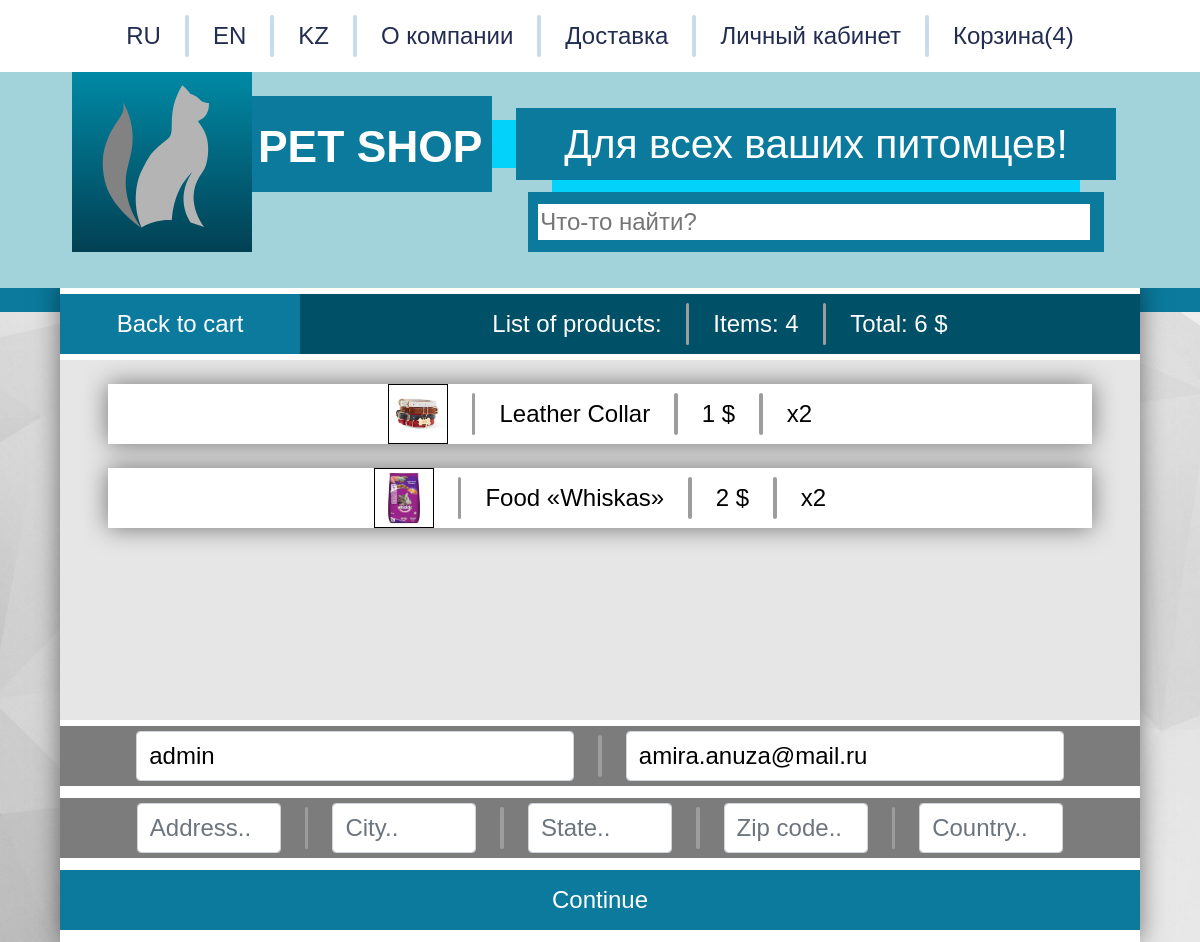
Screenshot of /checkout/ (signed in) with the database file from the repository.
### petshop1/apps/petshop/models.py (models this page shows, shortened)
class Order(models.Model):
    customer = models.ForeignKey(Customer, on_delete=models.SET_NULL, blank=True, null=True)
    date_ordered = models.DateTimeField(auto_now_add=True)
    complete = models.BooleanField(default=False)
    transaction_id = models.CharField(max_length=100, null=True)
    @property
    def get_cart_total(self):
        orderitems = self.orderitem_set.all()
        total = sum([item.get_total for item in orderitems])
        return total
    @property
    def get_cart_items(self):
        orderitems = self.orderitem_set.all()
        total = sum([item.quantity for item in orderitems])
        return total

class OrderItem(models.Model):
    product = models.ForeignKey(Product, on_delete=models.SET_NULL, blank=True, null=True)
    order = models.ForeignKey(Order, on_delete=models.SET_NULL, blank=True, null=True)
    quantity = models.IntegerField(default=0, null=True, blank=True)
    date_added = models.DateTimeField(auto_now_add=True)
    @property
    def get_total(self):
        total = self.product.price * self.quantity
        return total

class Product(models.Model):
    choicesavail = (
        ('Yes', 'Yes'),
        ('In other city', 'In other city'),
        ('Expected', 'Expected'),
    )
    name = models.CharField('name of product', max_length=50)
    image = models.ImageField('url for picture of product', null=True, blank=True)
    description = models.TextField('description of product')
    rating = models.IntegerField('rating', default=0, validators=[MaxValueValidator(5), MinValueValidator(0)])
    price = models.IntegerField('price', default=0, validators=[MinValueValidator(0)])
    brand = models.ForeignKey(Brand, on_delete=models.CASCADE)
    animal = models.ForeignKey(Animal, on_delete=models.CASCADE)
    classification = models.ForeignKey(Classification, on_delete=models.CASCADE)
    availability = models.CharField('availability of product', max_length=20, choices=choicesavail)
    novelty = models.DateTimeField(auto_now_add=True)
    path3D = models.CharField('path dor 3D', max_length=50, null=True, blank=True)
    @property
    def imageURL(self):
        try:
            url = self.image.url
        except:
            url = ''
        return url
    class Meta:
        verbose_name_plural = "products"

### petshop1/apps/petshop/views.py (the view)
# urls.py: path('checkout/', views.checkout, name='checkout'),
def checkout(request):
    if request.user.is_authenticated:
        customer = request.user.customer
        order, created = Order.objects.get_or_create(customer=customer, complete=False)
        items = order.orderitem_set.all()
        cartItems = order.get_cart_items
    else:
        items = []
        order = {'get_cart_total':0, 'get_cart_items':0}
        cartItems = order['get_cart_items']
    context = {'items' : items, 'order' : order, 'cartItems' : cartItems}
    return render(request, 'checkout.html', context)

### templates/checkout.html (shortened to what this page needs)
{% extends 'Main.html' %}
{% load static %}
{% block stuff %}
<div class="main" style = "height: 55vw;">
	<div  style = "position:absolute; width: 90vw; top:1vw">
		<a href = "{% url 'cart' %}"><button  class = "button-old" style = "width:20vw; height: 5vw; position: absolute; left:0vw; top: 0vw; background-color: rgb(11, 122, 157); font-size: 2vw; display: flex;  justify-content: center; align-items: center; outline: none; border: none; color: white">Back to cart</button></a>
		<div style = "width:70vw; height: 5vw; position: absolute; left:20vw; top: 0vw; background-color: rgb(0, 80, 104); font-size: 2vw; display: flex;  justify-content: center; align-items: center;">
            <p style = "display: block;margin: 2vw; color: white">List of products:</p>
            <div style = "background-color: rgb(157, 157, 157); width:0.3vw; height: 3.5vw; border-radius: 2vw;"></div>
			<p style = "display: block;margin: 2vw; color: white">Items: {{order.get_cart_items}}</p>
            <div style = "background-color: rgb(157, 157, 157); width:0.3vw; height: 3.5vw; border-radius: 2vw;"></div>
            <p style = "display: block;margin: 2vw; color: white">Total: {{order.get_cart_total}} $</p>
        </div>
		<form id="form" style = "position:absolute; width: 90vw; top:5vw">
		<div style = "overflow-y: scroll; overflow-x:hidden; height: 30vw; background-color: rgb(230, 230, 230); position:relative; top: 0.5vw;">
		{% for item in items %}
			<div style = "width:82vw; height: 5vw; position: relative; left:2vw; top: 0vw; background-color: rgb(255, 255, 255); font-size: 2vw; display: flex;  justify-content: center; align-items: center; margin: 2vw; box-shadow: 0 0 2vw rgba(0,0,0,0.5);">
				<img src="{{item.product.imageURL}}"  style = "margin: 2vw; color: black; width: 5vw; height:5vw; border:0.1vw solid black; position: relative; ">
				<div style = "background-color: rgb(157, 157, 157); width:0.3vw; height: 3.5vw; border-radius: 2vw;"></div>
				<p style = "display: block;margin: 2vw; color: black">{{item.product.name}}</p>
				<div style = "background-color: rgb(157, 157, 157); width:0.3vw; height: 3.5vw; border-radius: 2vw;"></div>
				<p style = "display: block;margin: 2vw; color: black">{{item.product.price}} $</p>
				<div style = "background-color: rgb(157, 157, 157); width:0.3vw; height: 3.5vw; border-radius: 2vw;"></div>
				<p style = "display: block;margin: 2vw; color: black">x{{item.quantity}}</p>
			</div>
		{% endfor %}
		</div>
			<div id="user-info" style = "width:90vw; height: 5vw; position: absolute;  top: 31vw; background-color: rgb(124, 124, 124); font-size: 2vw; display: flex;  justify-content: center; align-items: center;">
							<input required class="form-control" type="text" name="name" placeholder="Name.." style = "display: block;margin: 2vw; color: rgb(0, 0, 0); width: 36.5vw; font-size: 2vw;" value="{{ request.user }}">
							<div style = "background-color: rgb(157, 157, 157); width:0.3vw; height: 3.5vw; border-radius: 2vw;"></div>
							<input required class="form-control" type="email" name="email" placeholder="Email.." style = "display: block;margin: 2vw; color: rgb(0, 0, 0); width: 36.5vw; font-size: 2vw;" value="{{ request.user.email }}">
			</div>
			<div id="shipping-info" style = "position:absolute; top: 37vw;">
				<div style = "width:90vw; height: 5vw; position: relative; background-color: rgb(124, 124, 124); font-size: 2vw; display: flex;  justify-content: center; align-items: center;">
					<input class="form-control" type="text" name="address" placeholder="Address.." style = "display: block;margin: 2vw; color: rgb(0, 0, 0); font-size: 2vw; width: 12vw">
					<div style = "background-color: rgb(157, 157, 157); width:0.3vw; height: 3.5vw; border-radius: 2vw;"></div>
					<input class="form-control" type="text" name="city" placeholder="City.." placeholder="Email.." style = "display: block;margin: 2vw; color: rgb(0, 0, 0); font-size: 2vw; width: 12vw">
					<div style = "background-color: rgb(157, 157, 157); width:0.3vw; height: 3.5vw; border-radius: 2vw;"></div>
					<input class="form-control" type="text" name="state" placeholder="State.." style = "display: block;margin: 2vw; color: rgb(0, 0, 0); font-size: 2vw; width: 12vw">
					<div style = "background-color: rgb(157, 157, 157); width:0.3vw; height: 3.5vw; border-radius: 2vw;"></div>
					<input class="form-control" type="text" name="zipcode" placeholder="Zip code.." style = "display: block;margin: 2vw; color: rgb(0, 0, 0); font-size: 2vw; width: 12vw">
					<div style = "background-color: rgb(157, 157, 157); width:0.3vw; height: 3.5vw; border-radius: 2vw;"></div>
					<input class="form-control" type="text" name="country" placeholder="Country.." style = "display: block;margin: 2vw; color: rgb(0, 0, 0); font-size: 2vw; width: 12vw">
				</div>
			</div>
			<input id="form-button" type="submit" value="Continue" style = "width:90vw; height: 5vw; position: absolute; top: 43vw; background-color:rgb(11, 122, 157); font-size: 2vw; display: flex;  justify-content: center; align-items: center; outline: none; border: none; color: white">
		</form>
	</div>
</div>
{% endblock stuff %}

### static/Style.css (style rules this page uses)
body { background-image:url("Resourses/Background 3.jpg"); margin: 0px; background-attachment: fixed; background-position: center; background-repeat: no-repeat; background-size: cover; font-family: 'Oswald', sans-serif !important; font-weight: bold; }
.main { background-color: white; width: 90vw; height: 200vw; margin: auto; box-shadow: 0 0 2vw rgba(0,0,0,0.5); z-index: 0; }
a { transition: color .2s; text-decoration: none !important; }
.button-old { transition: background-color 0.1s, box-shadow 0.2s; }

### static/main.css (style rules this page uses)
body { background-color: hsl(0, 0%, 98%); }

### rows the page displays
Order: get_cart_items "4", get_cart_total "6"
OrderItem: product.imageURL (picture), product.name "Leather Collar", product.price "1", quantity "2"
OrderItem: product.imageURL (picture), product.name "Food «Whiskas»", product.price "2", quantity "2"

### other values shown
{{ cartItems }} "4"
